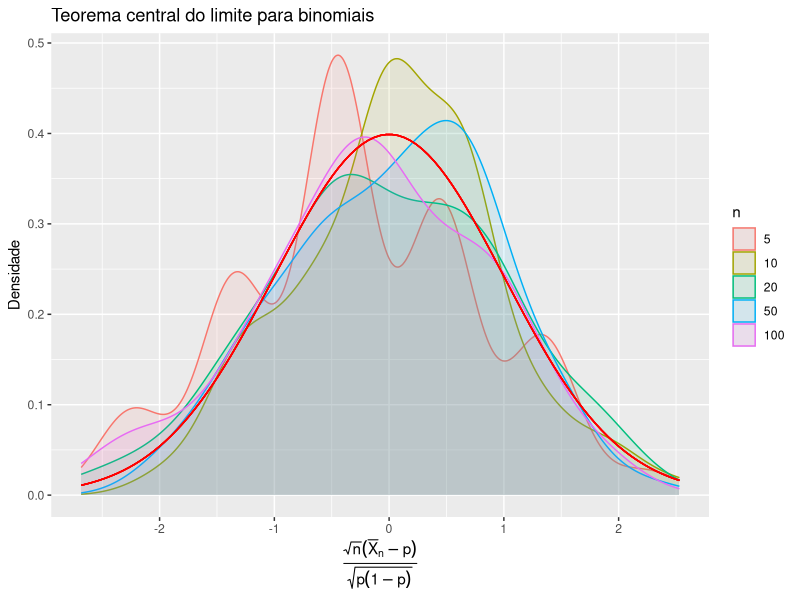

Recreate this plot in R.
## ---- chunk 1
library(tidyverse)
n_sim = 10^2
gen_std_mean = function(n_sim, n_sample) {
  (rbinom(n_sim, n_sample, 0.5)-0.5*n_sample)/sqrt(n_sample*0.25)
}
as.list(c(5, 10, 20, 50, 10^2)) %>% 
  map_dfr(function(x) data_frame(std_mean = gen_std_mean(n_sim, x), 
                                 n = rep(x, n_sim))) %>%
  mutate(n = as.factor(n)) %>%
  ggplot(aes(x= std_mean, fill = n, colour = n)) +
  ggtitle("Teorema central do limite para binomiais") +
  ylab("Densidade") +
  xlab(expression(frac(sqrt(n)(bar(X)[n]-p), sqrt(p(1-p))))) +
  geom_density(alpha = 0.1) +
  stat_function(fun = dnorm, colour = "red")
